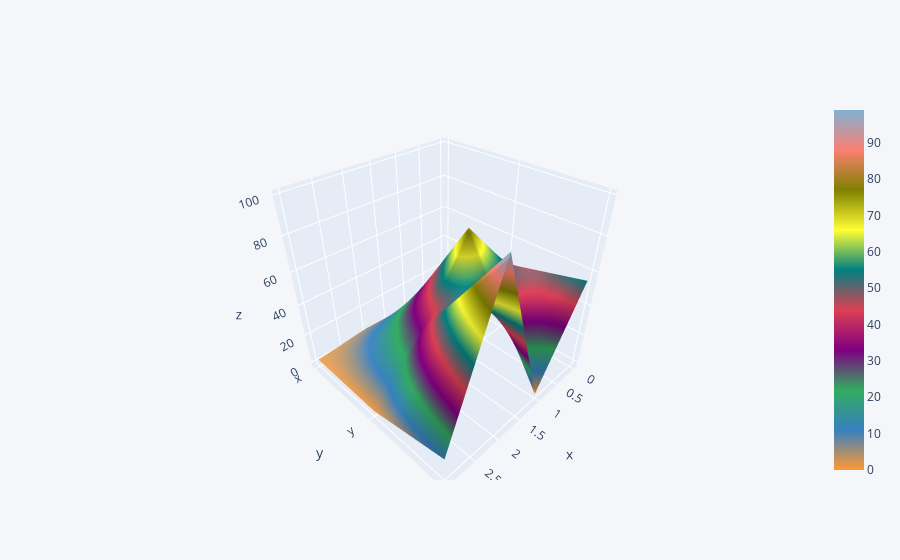

The notebook cell saved with this chart:
### Code cell
df3.iplot("surface")

### Figure 1 — Plotly figure (JSON) as saved in the notebook; plotly's stock layout.template omitted (floating-point values rounded to 4 significant figures)
{"data": [{"colorscale": [[0, "rgb(255, 153, 51)"], [0.1111, "rgb(55, 128, 191)"], [0.2222, "rgb(50, 171, 96)"], [0.3333, "rgb(128, 0, 128)"], [0.4444, "rgb(219, 64, 82)"], [0.5556, "rgb(0, 128, 128)"], [0.6667, "rgb(255, 255, 51)"], [0.7778, "rgb(128, 128, 0)"], [0.8889, "rgb(251, 128, 114)"], [1, "rgb(128, 177, 211)"]], "type": "surface", "x": [0, 1, 2, 3], "y": ["x", "y", "z"], "z": [[1, 4, 5, 2], [43, 78, 33, 1], [55, 0, 99, 12]]}], "layout": {"legend": {"bgcolor": "#F5F6F9", "font": {"color": "#4D5663"}}, "paper_bgcolor": "#F5F6F9", "plot_bgcolor": "#F5F6F9", "title": {"font": {"color": "#4D5663"}}, "xaxis": {"gridcolor": "#E1E5ED", "showgrid": true, "tickfont": {"color": "#4D5663"}, "title": {"font": {"color": "#4D5663"}, "text": ""}, "zerolinecolor": "#E1E5ED"}, "yaxis": {"gridcolor": "#E1E5ED", "showgrid": true, "tickfont": {"color": "#4D5663"}, "title": {"font": {"color": "#4D5663"}, "text": ""}, "zerolinecolor": "#E1E5ED"}}}
